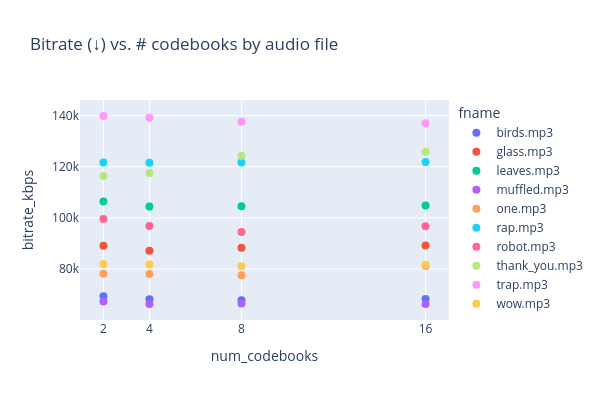

Write notebook code for a chart like this one.
### Code cell
fig = px.scatter(
    data,
    x = 'num_codebooks',
    y = 'bitrate_kbps',
    color = 'fname',
    title = 'Bitrate (↓) vs. # codebooks by audio file',
    width = 600,
    height = 400
)
fig.update_traces(marker=dict(size=8))
fig.update_layout(
    xaxis = dict(
        tickmode = 'array',
        tickvals = data['num_codebooks']
    )
)
if WRITE:
    fig.write_image(os.path.join('figs', 'bitrate.pdf'), format='pdf')
fig.show()

### Figure 1 — Plotly figure (JSON) as saved in the notebook; plotly's stock layout.template omitted (floating-point values rounded to 4 significant figures)
{"data": [{"hovertemplate": "fname=birds.mp3<br>num_codebooks=%{x}<br>bitrate_kbps=%{y}<extra></extra>", "legendgroup": "birds.mp3", "marker": {"color": "#636efa", "size": 8, "symbol": "circle"}, "mode": "markers", "name": "birds.mp3", "orientation": "v", "showlegend": true, "type": "scatter", "x": [2, 4, 8, 16], "xaxis": "x", "y": [69320.0, 68210.0, 67810.0, 68290.0], "yaxis": "y"}, {"hovertemplate": "fname=glass.mp3<br>num_codebooks=%{x}<br>bitrate_kbps=%{y}<extra></extra>", "legendgroup": "glass.mp3", "marker": {"color": "#EF553B", "size": 8, "symbol": "circle"}, "mode": "markers", "name": "glass.mp3", "orientation": "v", "showlegend": true, "type": "scatter", "x": [2, 4, 8, 16], "xaxis": "x", "y": [89110.0, 87110.0, 88330.0, 89230.0], "yaxis": "y"}, {"hovertemplate": "fname=leaves.mp3<br>num_codebooks=%{x}<br>bitrate_kbps=%{y}<extra></extra>", "legendgroup": "leaves.mp3", "marker": {"color": "#00cc96", "size": 8, "symbol": "circle"}, "mode": "markers", "name": "leaves.mp3", "orientation": "v", "showlegend": true, "type": "scatter", "x": [2, 4, 8, 16], "xaxis": "x", "y": [106400.0, 104500.0, 104500.0, 104800.0], "yaxis": "y"}, {"hovertemplate": "fname=muffled.mp3<br>num_codebooks=%{x}<br>bitrate_kbps=%{y}<extra></extra>", "legendgroup": "muffled.mp3", "marker": {"color": "#ab63fa", "size": 8, "symbol": "circle"}, "mode": "markers", "name": "muffled.mp3", "orientation": "v", "showlegend": true, "type": "scatter", "x": [2, 4, 8, 16], "xaxis": "x", "y": [67260.0, 66310.0, 66540.0, 66340.0], "yaxis": "y"}, {"hovertemplate": "fname=one.mp3<br>num_codebooks=%{x}<br>bitrate_kbps=%{y}<extra></extra>", "legendgroup": "one.mp3", "marker": {"color": "#FFA15A", "size": 8, "symbol": "circle"}, "mode": "markers", "name": "one.mp3", "orientation": "v", "showlegend": true, "type": "scatter", "x": [2, 4, 8, 16], "xaxis": "x", "y": [78150.0, 78050.0, 77570.0, 81140.0], "yaxis": "y"}, {"hovertemplate": "fname=rap.mp3<br>num_codebooks=%{x}<br>bitrate_kbps=%{y}<extra></extra>", "legendgroup": "rap.mp3", "marker": {"color": "#19d3f3", "size": 8, "symbol": "circle"}, "mode": "markers", "name": "rap.mp3", "orientation": "v", "showlegend": true, "type": "scatter", "x": [2, 4, 8, 16], "xaxis": "x", "y": [121600.0, 121600.0, 121700.0, 121900.0], "yaxis": "y"}, {"hovertemplate": "fname=robot.mp3<br>num_codebooks=%{x}<br>bitrate_kbps=%{y}<extra></extra>", "legendgroup": "robot.mp3", "marker": {"color": "#FF6692", "size": 8, "symbol": "circle"}, "mode": "markers", "name": "robot.mp3", "orientation": "v", "showlegend": true, "type": "scatter", "x": [2, 4, 8, 16], "xaxis": "x", "y": [99570.0, 96870.0, 94460.0, 96770.0], "yaxis": "y"}, {"hovertemplate": "fname=thank_you.mp3<br>num_codebooks=%{x}<br>bitrate_kbps=%{y}<extra></extra>", "legendgroup": "thank_you.mp3", "marker": {"color": "#B6E880", "size": 8, "symbol": "circle"}, "mode": "markers", "name": "thank_you.mp3", "orientation": "v", "showlegend": true, "type": "scatter", "x": [2, 4, 8, 16], "xaxis": "x", "y": [116400.0, 117600.0, 124300.0, 125900.0], "yaxis": "y"}, {"hovertemplate": "fname=trap.mp3<br>num_codebooks=%{x}<br>bitrate_kbps=%{y}<extra></extra>", "legendgroup": "trap.mp3", "marker": {"color": "#FF97FF", "size": 8, "symbol": "circle"}, "mode": "markers", "name": "trap.mp3", "orientation": "v", "showlegend": true, "type": "scatter", "x": [2, 4, 8, 16], "xaxis": "x", "y": [139900.0, 139100.0, 137600.0, 137000.0], "yaxis": "y"}, {"hovertemplate": "fname=wow.mp3<br>num_codebooks=%{x}<br>bitrate_kbps=%{y}<extra></extra>", "legendgroup": "wow.mp3", "marker": {"color": "#FECB52", "size": 8, "symbol": "circle"}, "mode": "markers", "name": "wow.mp3", "orientation": "v", "showlegend": true, "type": "scatter", "x": [2, 4, 8, 16], "xaxis": "x", "y": [81930.0, 81780.0, 81060.0, 81680.0], "yaxis": "y"}], "layout": {"height": 400, "legend": {"title": {"text": "fname"}, "tracegroupgap": 0}, "title": {"text": "Bitrate (↓) vs. # codebooks by audio file"}, "width": 600, "xaxis": {"anchor": "y", "domain": [0, 1], "tickmode": "array", "tickvals": [2, 4, 8, 16, 2, 4, 8, 16, 2, 4, 8, 16, 2, 4, 8, 16, 2, 4, 8, 16, 2, 4, 8, 16, 2, 4, 8, 16, 2, 4, 8, 16, 2, 4, 8, 16, 2, 4, 8, 16], "title": {"text": "num_codebooks"}}, "yaxis": {"anchor": "x", "domain": [0, 1], "title": {"text": "bitrate_kbps"}}}}
